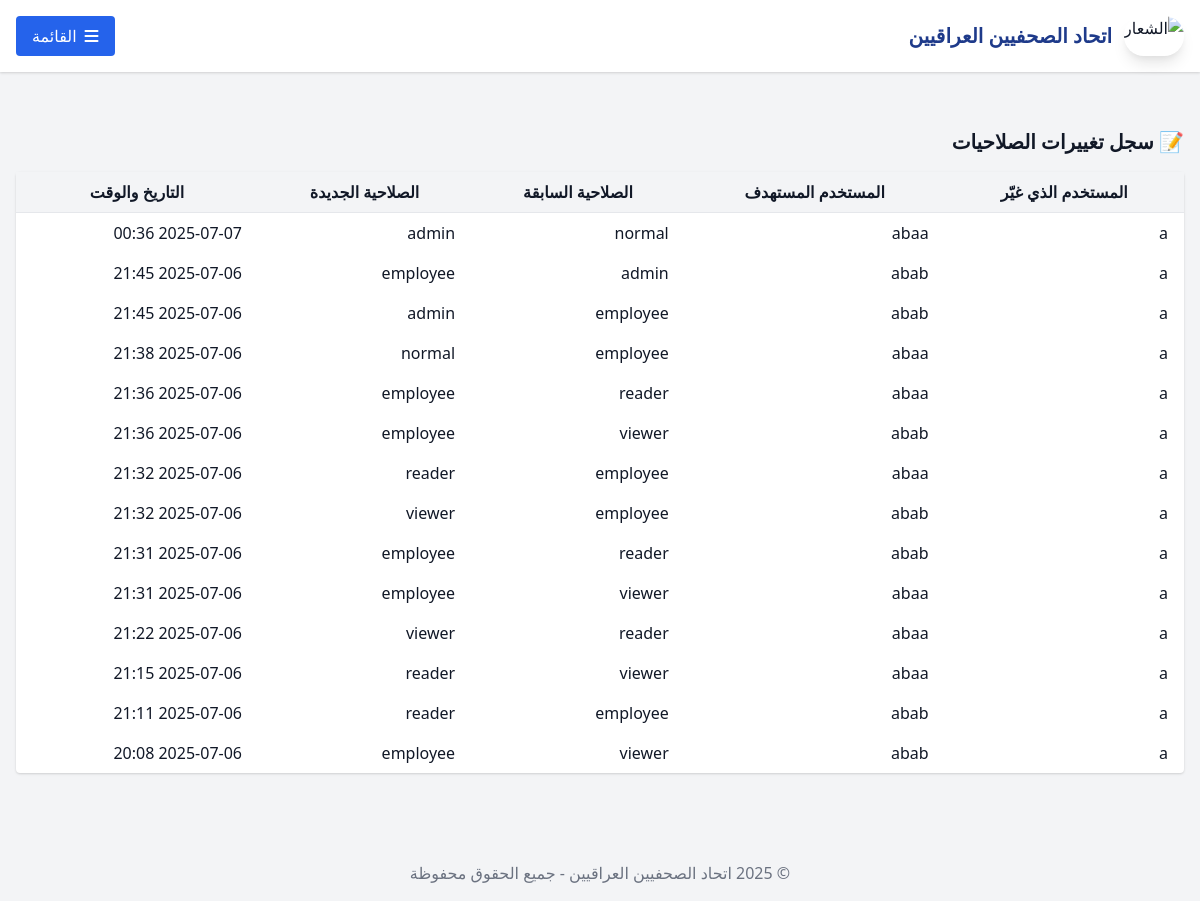
/role-change-log/ (signed in), run on the app's committed database.
### notes/models.py (models this page shows)
class RoleChangeLog(models.Model):
    changed_by = models.ForeignKey(User, on_delete=models.CASCADE, related_name='role_changes_made')
    changed_user = models.ForeignKey(User, on_delete=models.CASCADE, related_name='role_changes_received')
    old_role = models.CharField(max_length=20)
    new_role = models.CharField(max_length=20)
    timestamp = models.DateTimeField(auto_now_add=True)

### notes/views.py (the view)
# urls.py: path('role-change-log/', views.role_change_log, name='role_change_log'),
@user_passes_test(lambda u: u.is_superuser or u.userprofile.role in ['admin', 'supervisor'])
def role_change_log(request):
    from .models import RoleChangeLog
    logs = RoleChangeLog.objects.select_related('changed_by', 'changed_user').order_by('-timestamp')[:100]
    return render(request, 'notes/role_change_log.html', {'logs': logs})

### templates/notes/role_change_log.html (shortened to what this page needs)
{% extends "base.html" %}
{% block content %}
<h2 class="text-xl font-bold mb-4">📝 سجل تغييرات الصلاحيات</h2>
<table class="min-w-full divide-y divide-gray-200 bg-white rounded shadow">
    <thead class="bg-gray-100">
        <tr>
            <th class="px-4 py-2">المستخدم الذي غيّر</th>
            <th class="px-4 py-2">المستخدم المستهدف</th>
            <th class="px-4 py-2">الصلاحية السابقة</th>
            <th class="px-4 py-2">الصلاحية الجديدة</th>
            <th class="px-4 py-2">التاريخ والوقت</th>
        </tr>
    </thead>
    <tbody>
        {% for log in logs %}
        <tr>
            <td class="px-4 py-2">{{ log.changed_by.username }}</td>
            <td class="px-4 py-2">{{ log.changed_user.username }}</td>
            <td class="px-4 py-2">{{ log.old_role }}</td>
            <td class="px-4 py-2">{{ log.new_role }}</td>
            <td class="px-4 py-2">{{ log.timestamp|date:"Y-m-d H:i" }}</td>
        </tr>
        {% empty %}
        <tr><td colspan="5" class="text-center py-4">لا يوجد تغييرات مسجلة.</td></tr>
        {% endfor %}
    </tbody>
</table>
{% endblock %}

### data on the page
RoleChangeLog: changed_by.username "a", changed_user.username "abaa", old_role "normal", new_role "admin", timestamp "2025-07-07 00:36"
RoleChangeLog: changed_by.username "a", changed_user.username "abab", old_role "admin", new_role "employee", timestamp "2025-07-06 21:45"
RoleChangeLog: changed_by.username "a", changed_user.username "abab", old_role "employee", new_role "admin", timestamp "2025-07-06 21:45"
RoleChangeLog: changed_by.username "a", changed_user.username "abaa", old_role "employee", new_role "normal", timestamp "2025-07-06 21:38"
RoleChangeLog: changed_by.username "a", changed_user.username "abaa", old_role "reader", new_role "employee", timestamp "2025-07-06 21:36"
RoleChangeLog: changed_by.username "a", changed_user.username "abab", old_role "viewer", new_role "employee", timestamp "2025-07-06 21:36"
RoleChangeLog: changed_by.username "a", changed_user.username "abaa", old_role "employee", new_role "reader", timestamp "2025-07-06 21:32"
RoleChangeLog: changed_by.username "a", changed_user.username "abab", old_role "employee", new_role "viewer", timestamp "2025-07-06 21:32"
RoleChangeLog: changed_by.username "a", changed_user.username "abab", old_role "reader", new_role "employee", timestamp "2025-07-06 21:31"
RoleChangeLog: changed_by.username "a", changed_user.username "abaa", old_role "viewer", new_role "employee", timestamp "2025-07-06 21:31"
RoleChangeLog: changed_by.username "a", changed_user.username "abaa", old_role "reader", new_role "viewer", timestamp "2025-07-06 21:22"
RoleChangeLog: changed_by.username "a", changed_user.username "abaa", old_role "viewer", new_role "reader", timestamp "2025-07-06 21:15"
RoleChangeLog: changed_by.username "a", changed_user.username "abab", old_role "employee", new_role "reader", timestamp "2025-07-06 21:11"
RoleChangeLog: changed_by.username "a", changed_user.username "abab", old_role "viewer", new_role "employee", timestamp "2025-07-06 20:08"
